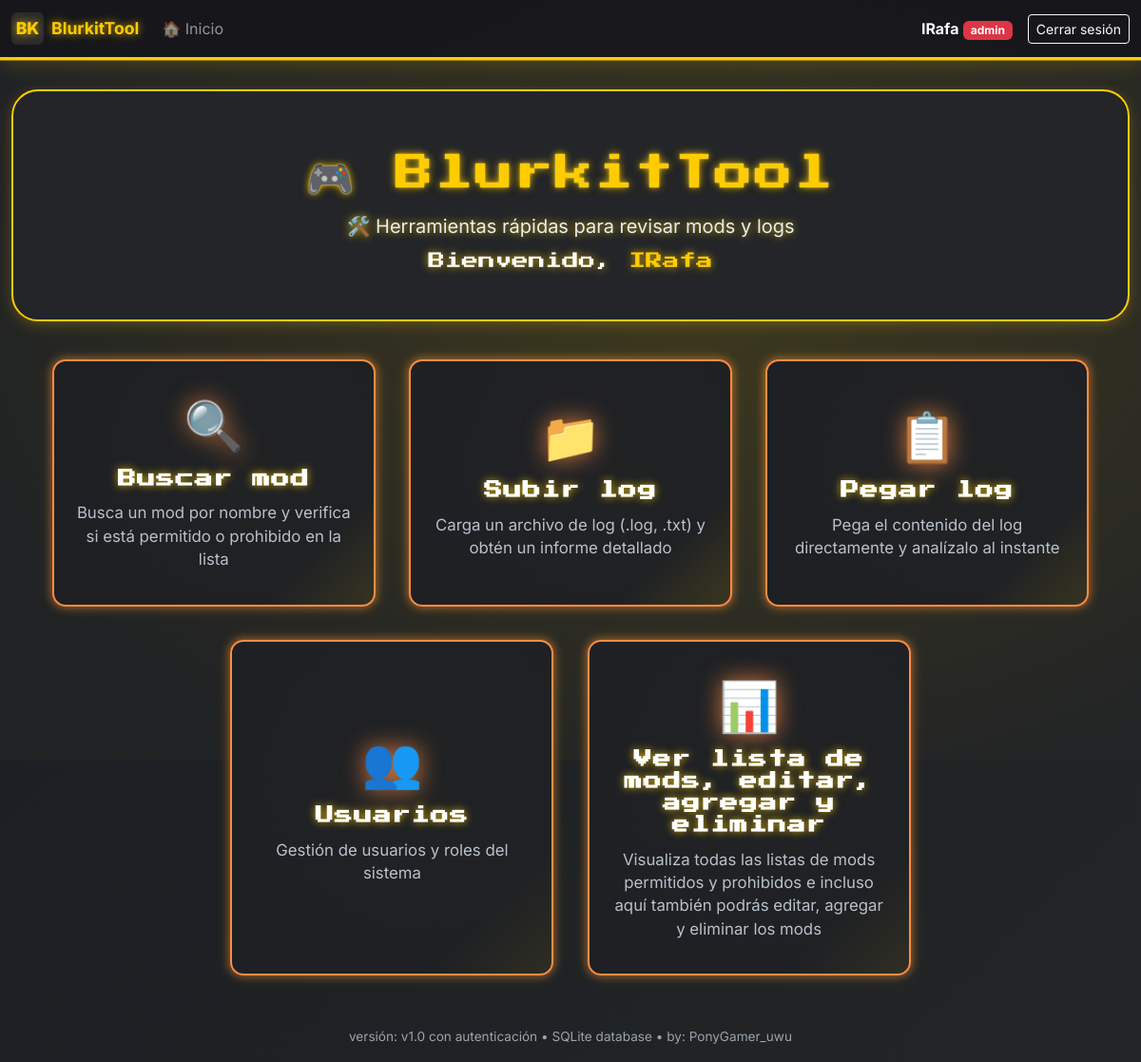
/menu (signed in), run on an earlier commit of the app's database.
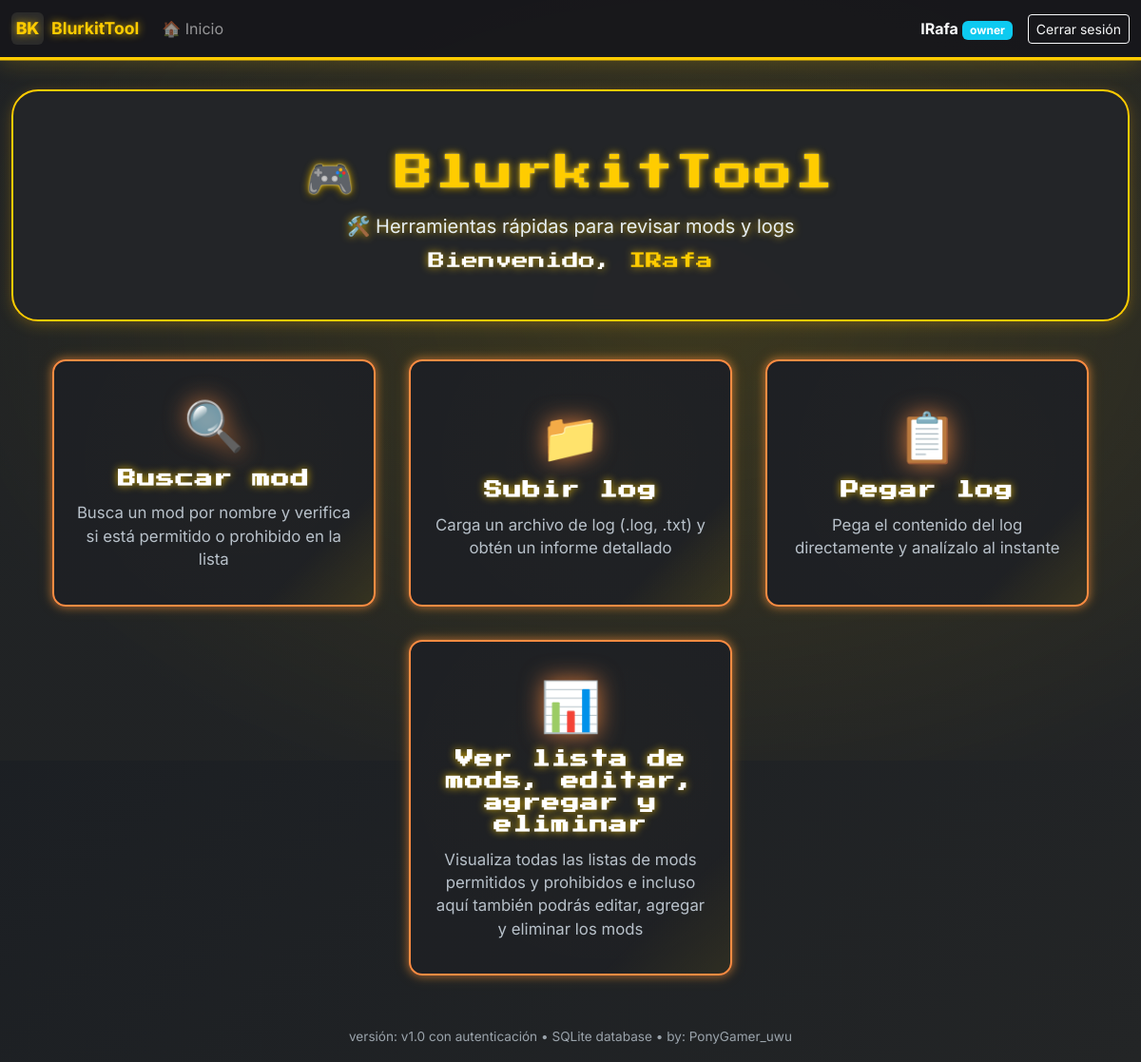
And on a later commit of the database.
### models.py (models this page shows, shortened)
class User(UserMixin, db.Model):
    __tablename__ = 'users'
    id = db.Column(db.Integer, primary_key=True)
    username = db.Column(db.String(80), unique=True, nullable=False, index=True)
    email = db.Column(db.String(120), unique=True, nullable=False, index=True)
    password_hash = db.Column(db.String(255), nullable=False)
    role = db.Column(db.String(20), nullable=False, default='helper')  # helper, mod, smod, admin
    is_active = db.Column(db.Boolean, default=True, nullable=False)
    created_at = db.Column(db.DateTime, default=datetime.utcnow, nullable=False)
    last_login = db.Column(db.DateTime)
    def is_admin(self):
        return self.role == 'admin'

### app.py (the view)
@app.route('/menu')
@login_required
def menu():
    total_mods = Mod.query.count()
    prohibidos_count = Mod.query.filter_by(status='prohibido').count()
    permitidos_count = Mod.query.filter_by(status='permitido').count()
    stats = {
        'total': total_mods,
        'prohibidos': prohibidos_count,
        'permitidos': permitidos_count
    }
    return render_template('menu.html', stats=stats)

### app.py (called while the page is built)
@login_manager.user_loader
def load_user(user_id):
    try:
        return db.session.get(User, int(user_id))
    except:
        return None

@app.before_request
def restore_session_history():
    if current_user.is_authenticated:
        user_key = current_user.username
        if 'logs_history' in session and user_key not in logs_history:
            logs_history[user_key] = session.get('logs_history', [])
        session.permanent = True

@app.before_request
def force_logout_on_render():
    if os.environ.get('FLASK_ENV') == 'production' and not logout_flag['done']:
        if request.endpoint and not request.endpoint.startswith(('login', 'static', 'auth', 'admin_create_user')) and current_user.is_authenticated:
            logout_flag['done'] = True  # Mover antes del redirect para evitar doble logout
            session.clear()
            logout_user()
            flash('Por seguridad, vuelve a iniciar sesión.', 'info')
            return redirect(url_for('login'))

### templates/menu.html (shortened to what this page needs)
{% extends 'base.html' %}
{% block content %}
<div class="gamer-bg-anim"></div>
<div class="container-main" style="margin-top: 2rem; position: relative; z-index: 1;">
  <div class="hero-section">
    <div class="hero-title">🎮 BlurkitTool</div>
    <div class="hero-subtitle">🛠️ Herramientas rápidas para revisar mods y logs</div>
    <div class="hero-user">Bienvenido, <span style="color: #ffcc00;">{{ current_user.username }}</span></div>
  </div>
  <div class="menu-grid">
    <a href="/search" class="menu-card">
      <div class="menu-icon">🔍</div>
      <h3 class="menu-title">Buscar mod</h3>
      <p class="menu-description">Busca un mod por nombre y verifica si está permitido o prohibido en la lista</p>
    </a>
    <a href="/upload" class="menu-card">
      <div class="menu-icon">📁</div>
      <h3 class="menu-title">Subir log</h3>
      <p class="menu-description">Carga un archivo de log (.log, .txt) y obtén un informe detallado</p>
    </a>
    <a href="/paste" class="menu-card">
      <div class="menu-icon">📋</div>
      <h3 class="menu-title">Pegar log</h3>
      <p class="menu-description">Pega el contenido del log directamente y analízalo al instante</p>
    </a>
    {% if current_user.is_admin() or current_user.role == 'smod' %}
    <a href="/admin/users" class="menu-card">
      <div class="menu-icon">👥</div>
      <h3 class="menu-title">Usuarios</h3>
      <p class="menu-description">Gestión de usuarios y roles del sistema</p>
    </a>
    {% endif %}
    <a href="/mods" class="menu-card">
      <div class="menu-icon">📊</div>
      <h3 class="menu-title">Ver lista de mods, editar, agregar y eliminar</h3>
      <p class="menu-description">Visualiza todas las listas de mods permitidos y prohibidos e incluso aquí también podrás editar, agregar y eliminar los mods</p>
    </a>
  </div>
</div>
{% endblock %}

### templates/base.html (shortened to what this page needs)
<!doctype html>
<html lang="es">
  <head>
    <link href="https://cdn.jsdelivr.net/npm/bootstrap@5.3.2/dist/css/bootstrap.min.css" rel="stylesheet">
    <link rel="stylesheet" href="{{ url_for('static', filename='style.css') }}">
  </head>
  <body>
    <nav class="navbar navbar-expand-lg navbar-dark">
      <div class="container container-main">
        <a class="navbar-brand d-flex align-items-center" href="{{ url_for('menu') if current_user.is_authenticated else url_for('home') }}">
          <div style="width:34px;height:34px;background:#2b2b2b;border-radius:6px;display:flex;align-items:center;justify-content:center;margin-right:8px;font-weight:800;color:var(--accent)">BK</div>
          <div>
            BlurkitTool
          </div>
        </a>
        {% if current_user.is_authenticated %}
        <div class="collapse navbar-collapse" id="navbarNav">
          <ul class="navbar-nav me-auto">
            <li class="nav-item">
              <a class="nav-link" href="{{ url_for('home') }}">🏠 Inicio</a>
            </li>
          </ul>
          <div class="d-flex align-items-center ms-auto">
            <span class="text-light me-3">
              <strong>{{ current_user.username }}</strong>
              <span class="badge
                {% if current_user.role == 'admin' %}bg-danger
                {% elif current_user.role == 'smod' %}bg-primary
                {% elif current_user.role == 'mod' %}bg-success
                {% else %}bg-info{% endif %}">
                {{ current_user.role }}
              </span>
            </span>
            <a class="btn btn-sm btn-outline-light" href="{{ url_for('logout') }}">Cerrar sesión</a>
          </div>
        </div>
        {% endif %}
      </div>
    </nav>
    <main class="container container-main my-4">
      {% block content %}{% endblock %}
    </main>
    <footer class="container container-main text-center py-3">
      <span class="footer-note">versión: v1.0 con autenticación • SQLite database • by: PonyGamer_uwu</span>
    </footer>
  </body>
</html>

What changed in the data, as far as the page shows it:
changed User "IRafa": role "admin" → "owner"
Also different on the page:
text no longer shown: "👥 Usuarios Gestión de usuarios y roles del sistema"
